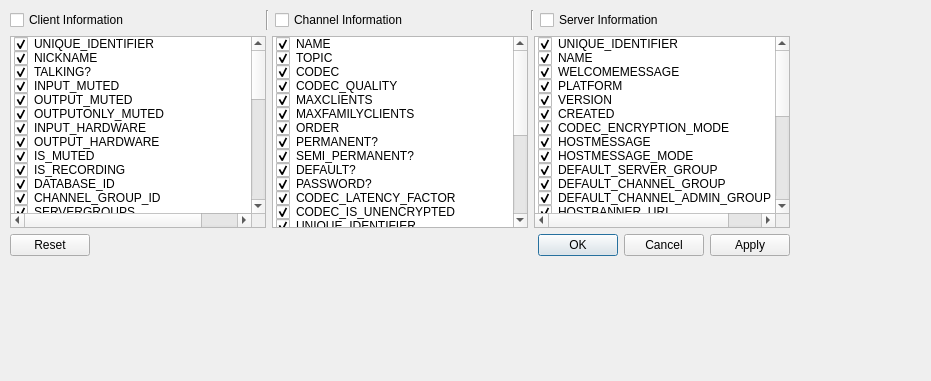
<?xml version="1.0" encoding="UTF-8"?>
<ui version="4.0">
  <class>configui</class>
  <widget class="QWidget" name="configui">
    <property name="geometry">
      <rect>
        <x>0</x>
        <y>0</y>
        <width>931</width>
        <height>381</height>
      </rect>
    </property>
    <property name="windowTitle">
      <string>Form</string>
    </property>
    <widget class="QWidget" name="verticalLayoutWidget_2">
      <property name="geometry">
        <rect>
          <x>0</x>
          <y>0</y>
          <width>802</width>
          <height>270</height>
        </rect>
      </property>
      <layout class="QVBoxLayout" name="outer_Layout">
        <property name="sizeConstraint">
          <enum>QLayout::SetFixedSize</enum>
        </property>
        <property name="leftMargin">
          <number>10</number>
        </property>
        <property name="topMargin">
          <number>10</number>
        </property>
        <property name="rightMargin">
          <number>10</number>
        </property>
        <property name="bottomMargin">
          <number>10</number>
        </property>
        <item>
          <layout class="QHBoxLayout" name="topLayout">
            <item>
              <widget class="QCheckBox" name="clientBox">
                <property name="sizePolicy">
                  <sizepolicy hsizetype="MinimumExpanding" vsizetype="Fixed">
                    <horstretch>0</horstretch>
                    <verstretch>0</verstretch>
                  </sizepolicy>
                </property>
                <property name="text">
                  <string>Client Information</string>
                </property>
              </widget>
            </item>
            <item>
              <widget class="Line" name="line">
                <property name="orientation">
                  <enum>Qt::Vertical</enum>
                </property>
              </widget>
            </item>
            <item>
              <widget class="QCheckBox" name="channelBox">
                <property name="sizePolicy">
                  <sizepolicy hsizetype="MinimumExpanding" vsizetype="Fixed">
                    <horstretch>0</horstretch>
                    <verstretch>0</verstretch>
                  </sizepolicy>
                </property>
                <property name="text">
                  <string>Channel Information</string>
                </property>
              </widget>
            </item>
            <item>
              <widget class="Line" name="line_2">
                <property name="orientation">
                  <enum>Qt::Vertical</enum>
                </property>
              </widget>
            </item>
            <item>
              <widget class="QCheckBox" name="serverBox">
                <property name="sizePolicy">
                  <sizepolicy hsizetype="MinimumExpanding" vsizetype="Fixed">
                    <horstretch>0</horstretch>
                    <verstretch>0</verstretch>
                  </sizepolicy>
                </property>
                <property name="text">
                  <string>Server Information</string>
                </property>
              </widget>
            </item>
          </layout>
        </item>
        <item>
          <layout class="QHBoxLayout" name="centerLayout">
            <property name="topMargin">
              <number>0</number>
            </property>
            <item>
              <widget class="QListWidget" name="clientList">
                <property name="dragEnabled">
                  <bool>true</bool>
                </property>
                <property name="dragDropMode">
                  <enum>QAbstractItemView::InternalMove</enum>
                </property>
                <property name="defaultDropAction">
                  <enum>Qt::TargetMoveAction</enum>
                </property>
                <item>
                  <property name="text">
                    <string>UNIQUE_IDENTIFIER</string>
                  </property>
                  <property name="checkState">
                    <enum>Checked</enum>
                  </property>
                </item>
                <item>
                  <property name="text">
                    <string>NICKNAME</string>
                  </property>
                  <property name="checkState">
                    <enum>Checked</enum>
                  </property>
                </item>
                <item>
                  <property name="text">
                    <string>TALKING?</string>
                  </property>
                  <property name="checkState">
                    <enum>Checked</enum>
                  </property>
                </item>
                <item>
                  <property name="text">
                    <string>INPUT_MUTED</string>
                  </property>
                  <property name="checkState">
                    <enum>Checked</enum>
                  </property>
                </item>
                <item>
                  <property name="text">
                    <string>OUTPUT_MUTED</string>
                  </property>
                  <property name="checkState">
                    <enum>Checked</enum>
                  </property>
                </item>
                <item>
                  <property name="text">
                    <string>OUTPUTONLY_MUTED</string>
                  </property>
                  <property name="checkState">
                    <enum>Checked</enum>
                  </property>
                </item>
                <item>
                  <property name="text">
                    <string>INPUT_HARDWARE</string>
                  </property>
                  <property name="checkState">
                    <enum>Checked</enum>
                  </property>
                </item>
                <item>
                  <property name="text">
                    <string>OUTPUT_HARDWARE</string>
                  </property>
                  <property name="checkState">
                    <enum>Checked</enum>
                  </property>
                </item>
                <item>
                  <property name="text">
                    <string>IS_MUTED</string>
                  </property>
                  <property name="checkState">
                    <enum>Checked</enum>
                  </property>
                </item>
                <item>
                  <property name="text">
                    <string>IS_RECORDING</string>
                  </property>
                  <property name="checkState">
                    <enum>Checked</enum>
                  </property>
                </item>
                <item>
                  <property name="text">
                    <string>DATABASE_ID</string>
                  </property>
                  <property name="checkState">
                    <enum>Checked</enum>
                  </property>
                </item>
                <item>
                  <property name="text">
                    <string>CHANNEL_GROUP_ID</string>
                  </property>
                  <property name="checkState">
                    <enum>Checked</enum>
                  </property>
                </item>
                <item>
                  <property name="text">
                    <string>SERVERGROUPS</string>
                  </property>
                  <property name="checkState">
                    <enum>Checked</enum>
                  </property>
                </item>
                <item>
                  <property name="text">
                    <string>AWAY</string>
                  </property>
                  <property name="checkState">
                    <enum>Checked</enum>
                  </property>
                </item>
                <item>
                  <property name="text">
                    <string>AWAY_MESSAGE</string>
                  </property>
                  <property name="checkState">
                    <enum>Checked</enum>
                  </property>
                </item>
                <item>
                  <property name="text">
                    <string>TYPE</string>
                  </property>
                  <property name="checkState">
                    <enum>Checked</enum>
                  </property>
                </item>
                <item>
                  <property name="text">
                    <string>FLAG_AVATAR</string>
                  </property>
                  <property name="checkState">
                    <enum>Checked</enum>
                  </property>
                </item>
                <item>
                  <property name="text">
                    <string>TALK_POWER</string>
                  </property>
                  <property name="checkState">
                    <enum>Checked</enum>
                  </property>
                </item>
                <item>
                  <property name="text">
                    <string>TALK_REQUEST</string>
                  </property>
                  <property name="checkState">
                    <enum>Checked</enum>
                  </property>
                </item>
                <item>
                  <property name="text">
                    <string>TALK_REQUEST_MSG</string>
                  </property>
                  <property name="checkState">
                    <enum>Checked</enum>
                  </property>
                </item>
                <item>
                  <property name="text">
                    <string>DESCRIPTION</string>
                  </property>
                  <property name="checkState">
                    <enum>Checked</enum>
                  </property>
                </item>
                <item>
                  <property name="text">
                    <string>IS_TALKER</string>
                  </property>
                  <property name="checkState">
                    <enum>Checked</enum>
                  </property>
                </item>
                <item>
                  <property name="text">
                    <string>IS_PRIORITY_SPEAKER</string>
                  </property>
                  <property name="checkState">
                    <enum>Checked</enum>
                  </property>
                </item>
                <item>
                  <property name="text">
                    <string>UNREAD_MESSAGES</string>
                  </property>
                  <property name="checkState">
                    <enum>Checked</enum>
                  </property>
                </item>
                <item>
                  <property name="text">
                    <string>NICKNAME_PHONETIC</string>
                  </property>
                  <property name="checkState">
                    <enum>Checked</enum>
                  </property>
                </item>
                <item>
                  <property name="text">
                    <string>NEEDED_SERVERQUERY_VIEW_POWER</string>
                  </property>
                  <property name="checkState">
                    <enum>Checked</enum>
                  </property>
                </item>
                <item>
                  <property name="text">
                    <string>ICON_ID</string>
                  </property>
                  <property name="checkState">
                    <enum>Checked</enum>
                  </property>
                </item>
                <item>
                  <property name="text">
                    <string>IS_CHANNEL_COMMANDER</string>
                  </property>
                  <property name="checkState">
                    <enum>Checked</enum>
                  </property>
                </item>
                <item>
                  <property name="text">
                    <string>COUNTRY</string>
                  </property>
                  <property name="checkState">
                    <enum>Checked</enum>
                  </property>
                </item>
                <item>
                  <property name="text">
                    <string>CHANNEL_GROUP_INHERITED_CHANNEL_ID</string>
                  </property>
                  <property name="checkState">
                    <enum>Checked</enum>
                  </property>
                </item>
                <item>
                  <property name="text">
                    <string>BADGES</string>
                  </property>
                  <property name="checkState">
                    <enum>Checked</enum>
                  </property>
                </item>
                <item>
                  <property name="text">
                    <string>MYTEAMSPEAK_ID</string>
                  </property>
                  <property name="checkState">
                    <enum>Checked</enum>
                  </property>
                </item>
                <item>
                  <property name="text">
                    <string>INTEGRATIONS</string>
                  </property>
                  <property name="checkState">
                    <enum>Checked</enum>
                  </property>
                </item>
                <item>
                  <property name="text">
                    <string>ACTIVE_INTEGRATIONS_INFO</string>
                  </property>
                  <property name="checkState">
                    <enum>Checked</enum>
                  </property>
                </item>
                <item>
                  <property name="text">
                    <string>MYTS_AVATAR</string>
                  </property>
                  <property name="checkState">
                    <enum>Checked</enum>
                  </property>
                </item>
                <item>
                  <property name="text">
                    <string>SIGNED_BADGES</string>
                  </property>
                  <property name="checkState">
                    <enum>Checked</enum>
                  </property>
                </item>
                <item>
                  <property name="text">
                    <string>PERMISSION_HINTS</string>
                  </property>
                  <property name="checkState">
                    <enum>Checked</enum>
                  </property>
                </item>
              </widget>
            </item>
            <item>
              <widget class="QListWidget" name="channelList">
                <property name="dragEnabled">
                  <bool>true</bool>
                </property>
                <property name="dragDropMode">
                  <enum>QAbstractItemView::InternalMove</enum>
                </property>
                <property name="defaultDropAction">
                  <enum>Qt::TargetMoveAction</enum>
                </property>
                <item>
                  <property name="text">
                    <string>NAME</string>
                  </property>
                  <property name="checkState">
                    <enum>Checked</enum>
                  </property>
                </item>
                <item>
                  <property name="text">
                    <string>TOPIC</string>
                  </property>
                  <property name="checkState">
                    <enum>Checked</enum>
                  </property>
                </item>
                <item>
                  <property name="text">
                    <string>CODEC</string>
                  </property>
                  <property name="checkState">
                    <enum>Checked</enum>
                  </property>
                </item>
                <item>
                  <property name="text">
                    <string>CODEC_QUALITY</string>
                  </property>
                  <property name="checkState">
                    <enum>Checked</enum>
                  </property>
                </item>
                <item>
                  <property name="text">
                    <string>MAXCLIENTS</string>
                  </property>
                  <property name="checkState">
                    <enum>Checked</enum>
                  </property>
                </item>
                <item>
                  <property name="text">
                    <string>MAXFAMILYCLIENTS</string>
                  </property>
                  <property name="checkState">
                    <enum>Checked</enum>
                  </property>
                </item>
                <item>
                  <property name="text">
                    <string>ORDER</string>
                  </property>
                  <property name="checkState">
                    <enum>Checked</enum>
                  </property>
                </item>
                <item>
                  <property name="text">
                    <string>PERMANENT?</string>
                  </property>
                  <property name="checkState">
                    <enum>Checked</enum>
                  </property>
                </item>
                <item>
                  <property name="text">
                    <string>SEMI_PERMANENT?</string>
                  </property>
                  <property name="checkState">
                    <enum>Checked</enum>
                  </property>
                </item>
                <item>
                  <property name="text">
                    <string>DEFAULT?</string>
                  </property>
                  <property name="checkState">
                    <enum>Checked</enum>
                  </property>
                </item>
                <item>
                  <property name="text">
                    <string>PASSWORD?</string>
                  </property>
                  <property name="checkState">
                    <enum>Checked</enum>
                  </property>
                </item>
                <item>
                  <property name="text">
                    <string>CODEC_LATENCY_FACTOR</string>
                  </property>
                  <property name="checkState">
                    <enum>Checked</enum>
                  </property>
                </item>
                <item>
                  <property name="text">
                    <string>CODEC_IS_UNENCRYPTED</string>
                  </property>
                  <property name="checkState">
                    <enum>Checked</enum>
                  </property>
                </item>
                <item>
                  <property name="text">
                    <string>UNIQUE_IDENTIFIER</string>
                  </property>
                  <property name="checkState">
                    <enum>Checked</enum>
                  </property>
                </item>
                <item>
                  <property name="text">
                    <string>MAXCLIENTS_UNLIMITED?</string>
                  </property>
                  <property name="checkState">
                    <enum>Checked</enum>
                  </property>
                </item>
                <item>
                  <property name="text">
                    <string>MAXFAMILYCLIENTS_UNLIMITED?</string>
                  </property>
                  <property name="checkState">
                    <enum>Checked</enum>
                  </property>
                </item>
                <item>
                  <property name="text">
                    <string>MAXFAMILYCLIENTS_INHERITED?</string>
                  </property>
                  <property name="checkState">
                    <enum>Checked</enum>
                  </property>
                </item>
                <item>
                  <property name="text">
                    <string>ARE_SUBSCRIBED?</string>
                  </property>
                  <property name="checkState">
                    <enum>Checked</enum>
                  </property>
                </item>
                <item>
                  <property name="text">
                    <string>NEEDED_TALK_POWER</string>
                  </property>
                  <property name="checkState">
                    <enum>Checked</enum>
                  </property>
                </item>
                <item>
                  <property name="text">
                    <string>FORCED_SILENCE</string>
                  </property>
                  <property name="checkState">
                    <enum>Checked</enum>
                  </property>
                </item>
                <item>
                  <property name="text">
                    <string>NAME_PHONETIC</string>
                  </property>
                  <property name="checkState">
                    <enum>Checked</enum>
                  </property>
                </item>
                <item>
                  <property name="text">
                    <string>ICON_ID</string>
                  </property>
                  <property name="checkState">
                    <enum>Checked</enum>
                  </property>
                </item>
                <item>
                  <property name="text">
                    <string>BANNER_GFX_URL</string>
                  </property>
                  <property name="checkState">
                    <enum>Checked</enum>
                  </property>
                </item>
                <item>
                  <property name="text">
                    <string>BANNER_MODE</string>
                  </property>
                  <property name="checkState">
                    <enum>Checked</enum>
                  </property>
                </item>
                <item>
                  <property name="text">
                    <string>PERMISSION_HINTS</string>
                  </property>
                  <property name="checkState">
                    <enum>Checked</enum>
                  </property>
                </item>
              </widget>
            </item>
            <item>
              <widget class="QListWidget" name="serverList">
                <property name="sizeAdjustPolicy">
                  <enum>QAbstractScrollArea::AdjustIgnored</enum>
                </property>
                <property name="dragEnabled">
                  <bool>true</bool>
                </property>
                <property name="dragDropMode">
                  <enum>QAbstractItemView::InternalMove</enum>
                </property>
                <property name="defaultDropAction">
                  <enum>Qt::TargetMoveAction</enum>
                </property>
                <item>
                  <property name="text">
                    <string>UNIQUE_IDENTIFIER</string>
                  </property>
                  <property name="checkState">
                    <enum>Checked</enum>
                  </property>
                </item>
                <item>
                  <property name="text">
                    <string>NAME</string>
                  </property>
                  <property name="checkState">
                    <enum>Checked</enum>
                  </property>
                </item>
                <item>
                  <property name="text">
                    <string>WELCOMEMESSAGE</string>
                  </property>
                  <property name="checkState">
                    <enum>Checked</enum>
                  </property>
                </item>
                <item>
                  <property name="text">
                    <string>PLATFORM</string>
                  </property>
                  <property name="checkState">
                    <enum>Checked</enum>
                  </property>
                </item>
                <item>
                  <property name="text">
                    <string>VERSION</string>
                  </property>
                  <property name="checkState">
                    <enum>Checked</enum>
                  </property>
                </item>
                <item>
                  <property name="text">
                    <string>CREATED</string>
                  </property>
                  <property name="checkState">
                    <enum>Checked</enum>
                  </property>
                </item>
                <item>
                  <property name="text">
                    <string>CODEC_ENCRYPTION_MODE</string>
                  </property>
                  <property name="checkState">
                    <enum>Checked</enum>
                  </property>
                </item>
                <item>
                  <property name="text">
                    <string>HOSTMESSAGE</string>
                  </property>
                  <property name="checkState">
                    <enum>Checked</enum>
                  </property>
                </item>
                <item>
                  <property name="text">
                    <string>HOSTMESSAGE_MODE</string>
                  </property>
                  <property name="checkState">
                    <enum>Checked</enum>
                  </property>
                </item>
                <item>
                  <property name="text">
                    <string>DEFAULT_SERVER_GROUP</string>
                  </property>
                  <property name="checkState">
                    <enum>Checked</enum>
                  </property>
                </item>
                <item>
                  <property name="text">
                    <string>DEFAULT_CHANNEL_GROUP</string>
                  </property>
                  <property name="checkState">
                    <enum>Checked</enum>
                  </property>
                </item>
                <item>
                  <property name="text">
                    <string>DEFAULT_CHANNEL_ADMIN_GROUP</string>
                  </property>
                  <property name="checkState">
                    <enum>Checked</enum>
                  </property>
                </item>
                <item>
                  <property name="text">
                    <string>HOSTBANNER_URL</string>
                  </property>
                  <property name="checkState">
                    <enum>Checked</enum>
                  </property>
                </item>
                <item>
                  <property name="text">
                    <string>HOSTBANNER_GFX_URL</string>
                  </property>
                  <property name="checkState">
                    <enum>Checked</enum>
                  </property>
                </item>
                <item>
                  <property name="text">
                    <string>HOSTBANNER_GFX_INTERVAL</string>
                  </property>
                  <property name="checkState">
                    <enum>Checked</enum>
                  </property>
                </item>
                <item>
                  <property name="text">
                    <string>PRIORITY_SPEAKER_DIMM_MODIFICATOR</string>
                  </property>
                  <property name="checkState">
                    <enum>Checked</enum>
                  </property>
                </item>
                <item>
                  <property name="text">
                    <string>ID</string>
                  </property>
                  <property name="checkState">
                    <enum>Checked</enum>
                  </property>
                </item>
                <item>
                  <property name="text">
                    <string>HOSTBUTTON_TOOLTIP</string>
                  </property>
                  <property name="checkState">
                    <enum>Checked</enum>
                  </property>
                </item>
                <item>
                  <property name="text">
                    <string>HOSTBUTTON_URL</string>
                  </property>
                  <property name="checkState">
                    <enum>Checked</enum>
                  </property>
                </item>
                <item>
                  <property name="text">
                    <string>HOSTBUTTON_GFX_URL</string>
                  </property>
                  <property name="checkState">
                    <enum>Checked</enum>
                  </property>
                </item>
                <item>
                  <property name="text">
                    <string>NAME_PHONETIC</string>
                  </property>
                  <property name="checkState">
                    <enum>Checked</enum>
                  </property>
                </item>
                <item>
                  <property name="text">
                    <string>ICON_ID</string>
                  </property>
                  <property name="checkState">
                    <enum>Checked</enum>
                  </property>
                </item>
                <item>
                  <property name="text">
                    <string>RESERVED_SLOTS</string>
                  </property>
                  <property name="checkState">
                    <enum>Checked</enum>
                  </property>
                </item>
                <item>
                  <property name="text">
                    <string>ASK_FOR_PRIVILEGEKEY</string>
                  </property>
                  <property name="checkState">
                    <enum>Checked</enum>
                  </property>
                </item>
                <item>
                  <property name="text">
                    <string>HOSTBANNER_MODE</string>
                  </property>
                  <property name="checkState">
                    <enum>Checked</enum>
                  </property>
                </item>
                <item>
                  <property name="text">
                    <string>CHANNEL_TEMP_DELETE_DELAY_DEFAULT</string>
                  </property>
                  <property name="checkState">
                    <enum>Checked</enum>
                  </property>
                </item>
                <item>
                  <property name="text">
                    <string>NICKNAME</string>
                  </property>
                  <property name="checkState">
                    <enum>Checked</enum>
                  </property>
                </item>
              </widget>
            </item>
          </layout>
        </item>
        <item>
          <layout class="QHBoxLayout" name="bottomLayout">
            <property name="topMargin">
              <number>0</number>
            </property>
            <property name="rightMargin">
              <number>0</number>
            </property>
            <property name="bottomMargin">
              <number>0</number>
            </property>
            <item>
              <widget class="QPushButton" name="reset_btn">
                <property name="text">
                  <string>Reset</string>
                </property>
              </widget>
            </item>
            <item>
              <spacer name="horizontalSpacer">
                <property name="orientation">
                  <enum>Qt::Horizontal</enum>
                </property>
                <property name="sizeHint" stdset="0">
                  <size>
                    <width>40</width>
                    <height>20</height>
                  </size>
                </property>
              </spacer>
            </item>
            <item>
              <widget class="QPushButton" name="ok_btn">
                <property name="text">
                  <string>OK</string>
                </property>
                <property name="autoDefault">
                  <bool>true</bool>
                </property>
                <property name="default">
                  <bool>true</bool>
                </property>
              </widget>
            </item>
            <item>
              <widget class="QPushButton" name="cancel_btn">
                <property name="text">
                  <string>Cancel</string>
                </property>
              </widget>
            </item>
            <item>
              <widget class="QPushButton" name="apply_btn">
                <property name="text">
                  <string>Apply</string>
                </property>
              </widget>
            </item>
          </layout>
        </item>
      </layout>
    </widget>
  </widget>
  <tabstops>
    <tabstop>clientBox</tabstop>
    <tabstop>channelBox</tabstop>
    <tabstop>serverBox</tabstop>
    <tabstop>clientList</tabstop>
    <tabstop>channelList</tabstop>
    <tabstop>serverList</tabstop>
    <tabstop>ok_btn</tabstop>
    <tabstop>cancel_btn</tabstop>
  </tabstops>
  <resources />
  <connections />
</ui>
